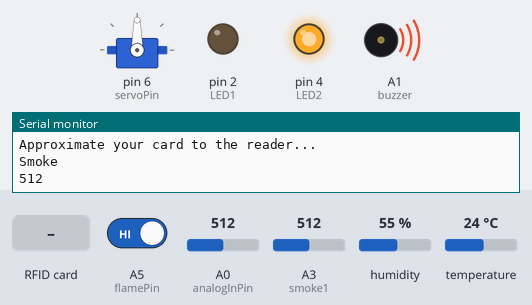
Recording of a sketch running on a simulated Arduino Uno, built with avr-gcc and run on an emulated ATmega328P. Shown: servo, output pins drawn as LEDs (lit = HIGH), buzzer (waves = sounding, pin HIGH), the last lines printed to the serial monitor. Inputs (shaded band) come from the test bench; at power-on: A3 (smoke1) = 512, A5 (flamePin) HIGH, A0 (analogInPin) = 512, humidity 55 %, temperature 24 °C. Pins used as bus, display or sensor lines are not drawn.

Above: at 1.2 s.
1.3 s: A3 (smoke1) set to 106
2.8 s: A3 (smoke1) set to 94
At 3.7 s:
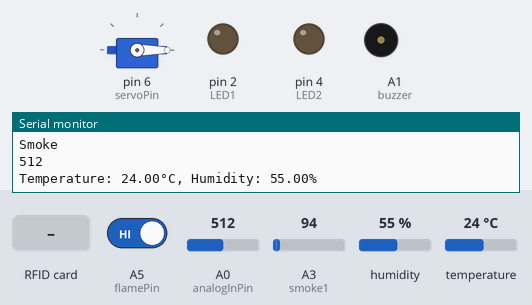
5.8 s: A5 (flamePin) driven LOW
At 7.5 s:
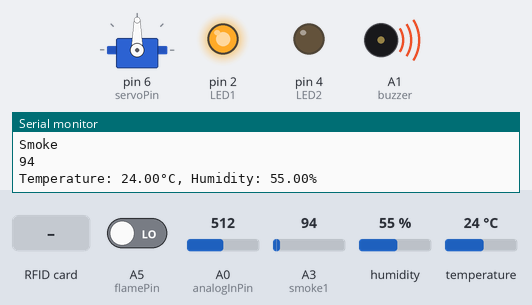
8.4 s: A0 (analogInPin) set to 218
11.4 s: A0 (analogInPin) set to 184
At 14.1 s:
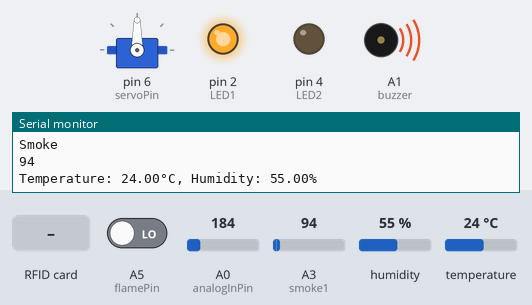
14.4 s: RFID card F7 0B FB 29 held to the reader
At 15.6 s:
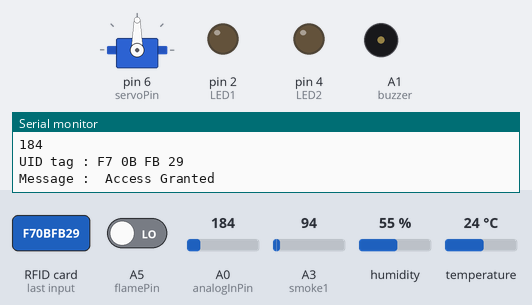
Timing chart, 0 to 17.4 s (numbered marks = the images above; inputs shaded):
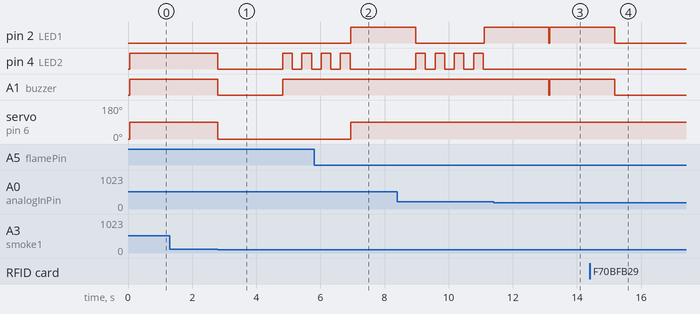

Measured:
- the behaviour switches between 101 and 100 on A3 (smoke1) (found by bisection; images 0 and 1)
- after the input at 1.3 s, every drawn part: stays the same
- after the input at 2.8 s, pin 4 (LED2): goes LOW 2.0 s, HIGH 0.30 s, LOW 0.30 s, HIGH 0.30 s, then LOW, starting at once; A1 (buzzer): HIGH → LOW at once, → HIGH 2.0 s later; servo on pin 6 (servoPin): 90° → 0° at once
- after the input at 5.8 s, pin 2 (LED1): LOW → HIGH after 1.2 s; A1 (buzzer): stays HIGH (without the input it goes to LOW after 1.2 s); servo on pin 6 (servoPin): 0° → 90° after 1.2 s
- after the input at 11.4 s, pin 4 (LED2): stops changing and stays LOW; A1 (buzzer): HIGH → LOW after 1.7 s, → HIGH 0.03 s later
- after the input at 14.4 s, pin 2 (LED1), A1 (buzzer): goes on until 15.2 s, then stays LOW

The sketch:

ED4_Asadon_Mendaje.ino
```cpp
#include <Servo.h>;
Servo Servo;

#include <SPI.h>
#include <MFRC522.h>
#define SS_PIN 10
#define RST_PIN 9
MFRC522 mfrc522(SS_PIN, RST_PIN);

#include <DHT.h>
#define pinDHT 5
#define DHTTYPE DHT11
DHT dht(pinDHT, DHTTYPE);
const int buzzer = A1;
const int flamePin = A5;
const int analogInPin = A0;
int sensorValue = 0;
int LED1 = 2; // red
int LED2 = 4;
int flame;
int smoke;
const int smoke1 = A3;
int threshold = 200;


int servoPin = 6;

float temp;
float humid;
int pinDHT11 = 9;

void setup() {
  pinMode(buzzer, OUTPUT);
  pinMode(flamePin, INPUT);
  pinMode(LED1, OUTPUT);
  pinMode(smoke1, INPUT);
  dht.begin();
  pinMode(buzzer, OUTPUT);
  pinMode(servoPin, OUTPUT);
  pinMode(LED2, OUTPUT);
  Servo.attach(servoPin);
  Servo.write(0);
  Serial.begin(9600);
  SPI.begin();      // Initiate  SPI bus
  mfrc522.PCD_Init();   // Initiate MFRC522
  Serial.println("Approximate your card to the reader...");
  Serial.println();
}

void myFunction(){
  digitalWrite(LED2, HIGH);
  delay(300);
    digitalWrite(LED2, LOW);
  delay(300);
  digitalWrite(LED2, HIGH);
  delay(300);
    digitalWrite(LED2, LOW);
  delay(300);
  digitalWrite(LED2, HIGH);
  delay(300);
    digitalWrite(LED2, LOW);
  delay(300);
  digitalWrite(LED2, HIGH);
  delay(300);
    digitalWrite(LED2, LOW);
}
void loop() {

  flame = digitalRead(flamePin);
  smoke = analogRead(smoke1);


  Serial.println("Smoke");
  Serial.println(smoke);
    do {
    Servo.write(90);
    digitalWrite(LED2, HIGH);
    analogWrite(buzzer, 255);
    smoke = analogRead(smoke1);
  }while (smoke > 100);
      digitalWrite(LED2, LOW);

  // {
  //   digitalWrite(LED2, LOW);
  //   analogWrite(buzzer, 0);
  //   }


  if (flame == 0){
    Servo.write(90);
    analogWrite(buzzer, 255);
    digitalWrite(LED1, HIGH);
  flame = digitalRead(flamePin);
  } else{
    Servo.write(0);
    analogWrite(buzzer, 0);
    digitalWrite(LED1, LOW);
}

  humid = dht.readHumidity();
  temp = dht.readTemperature();

  Serial.print("Temperature: ");
  Serial.print(temp);
  Serial.print("°C, Humidity: ");
  Serial.print(humid);
  Serial.println("%");
  delay(2000);
  if (temp > 25){
    digitalWrite(LED1, HIGH);
    temp = dht.readTemperature();
  }else {
    digitalWrite(LED1, LOW);
  }

  sensorValue = analogRead(analogInPin);
  Serial.print("Water level sensor = ");
  Serial.print(sensorValue);
  Serial.print("\n");
  Serial.print(sensorValue);
    Serial.print("\n");

  if(sensorValue > threshold){
    analogWrite(buzzer, 255);
    myFunction();
    }
  else{
    digitalWrite(LED1, LOW);
    analogWrite(buzzer, 0);
    }
// Look for new cards
  if ( ! mfrc522.PICC_IsNewCardPresent())
  {
    return;
  }
  // Select one of the cards
  if ( ! mfrc522.PICC_ReadCardSerial())
  {
    return;
  }
  //Show UID on serial monitor
  Serial.print("UID tag :");
  String content= "";
  byte letter;
  for (byte i = 0; i < mfrc522.uid.size; i++)
  {
     Serial.print(mfrc522.uid.uidByte[i] < 0x10 ? " 0" : " ");
     Serial.print(mfrc522.uid.uidByte[i], HEX);
     content.concat(String(mfrc522.uid.uidByte[i] < 0x10 ? " 0" : " "));
     content.concat(String(mfrc522.uid.uidByte[i], HEX));
  }
  Serial.println();
  Serial.print("Message : ");
  content.toUpperCase();
  if (content.substring(1) != "F7 0B FB 29") //change here the UID of the card/cards that you want to give access
  {
    Serial.println("Access Denied");
    Serial.println();
    analogWrite(buzzer, 255);
    Servo.write(0);
    // if(! mfrc522.PICC_ReadCardSerial()){
    // Servo.write(0);
    // }
  }
  else
  {
    Serial.println(" Access Granted");
    Serial.println();
    Servo.write(90);
    analogWrite(buzzer, 0);
    delay(3000);
    //delay(3000);
  }

}
```
